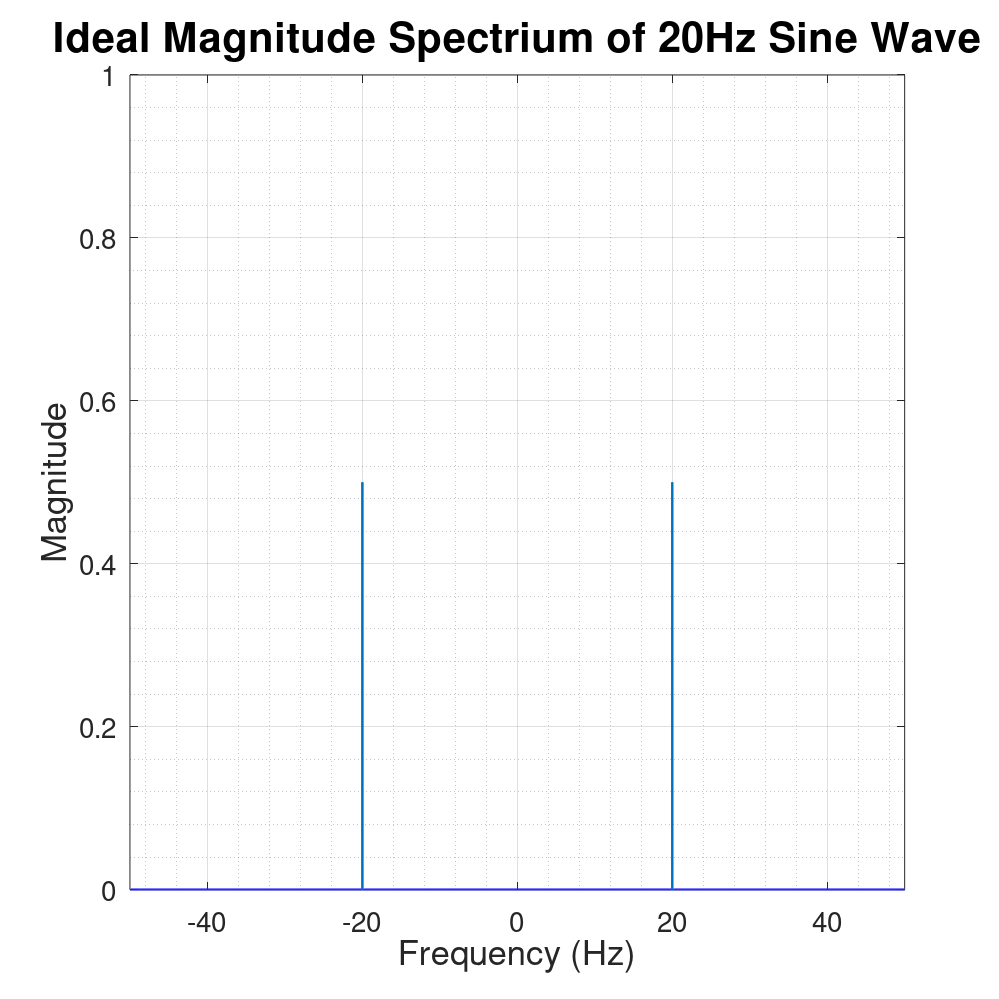
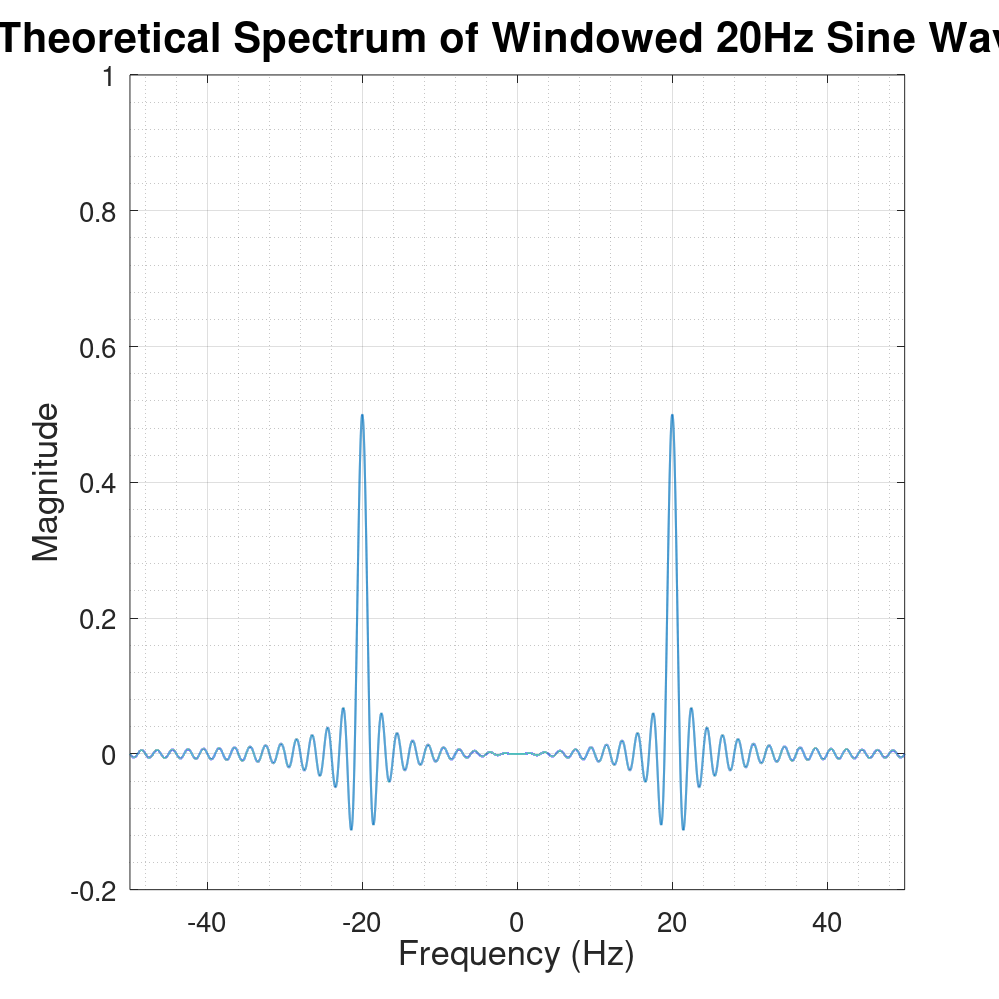

These charts were generated, in order, by the following MATLAB code:
% Created by Pranav Malhotra, 3 Feburary 2017
% ASPMI: Part 1, Question 1.1 a
%% Pre Plotting Variable Checking
if(~exist('line_width','var'))
    line_width=1.5;
end
if(~exist('title_font_size','var'))
    title_font_size=30;
end
if(~exist('axis_font_size','var'))
    axis_font_size=20;
end
if(~exist('x_axis_font_size','var'))
    x_axis_font_size=25;
end
if(~exist('y_axis_font_size','var'))
    y_axis_font_size=25;
end

%% Ideal Magnitude Spectrum of 20Hz Sine Wave
close all;

% generating data structures
x=-50:0.001:50;
y=zeros(1,length(x));
y(x==20)=0.5;
y(x==-20)=0.5;

% plotting and configuration of plots
figure(1)

plot(x,y,'LineWidth',line_width);
grid on;
grid minor;
axis([-50, 50 0 1]);
set(gca,'fontsize',axis_font_size);
title('Ideal Magnitude Spectrium of 20Hz Sine Wave','FontSize',title_font_size);
xlabel('Frequency (Hz)', 'FontSize', x_axis_font_size);
ylabel('Magnitude', 'FontSize', y_axis_font_size);
h=gcf;
set(h,'PaperPositionMode','auto');         
set(h,'PaperOrientation','landscape');
set(h,'PaperUnits','centimeters');
set(h,'Position',[50 50 1000 1000]);
print('/Users/pranavmalhotra/ASPMI/report/images/part1/ideal_magnitude_spectrum_20hz_sine_wave','-depsc')

%% Theoretical Continuous Magnitude Spectrum of Windowed 20Hz Sine Wave

x=-50:0.001:50;
y=zeros(1,length(x));
y(x==20)=0.5;
y(x==-20)=0.5;
filter=sinc(x);
w=conv(y,filter);
to_delete=(length(w)-length(x))/2;
w(1:to_delete)=[];
w(end-to_delete+1:end)=[];

figure(2)
plot(x,w,'LineWidth',line_width);

grid on;
grid minor;
axis([-50, 50 -0.2 1]);
set(gca,'fontsize',axis_font_size);
title('Theoretical Spectrum of Windowed 20Hz Sine Wave','FontSize',title_font_size);
xlabel('Frequency (Hz)', 'FontSize', x_axis_font_size);
ylabel('Magnitude', 'FontSize', y_axis_font_size);
h=gcf;
set(h,'PaperPositionMode','auto');         
set(h,'PaperOrientation','landscape');
set(h,'PaperUnits','centimeters');
set(h,'Position',[50 50 1000 1000]);
print('/Users/pranavmalhotra/ASPMI/report/images/part1/theoretical_magnitude_spectrum_windowed_20hz_sine_wave','-depsc')

